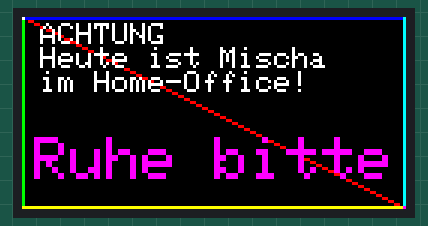
This program was run on a simulated ESP32. Parts: 128×64 colour display.

Above: at 0.1 s.

The program:

main.cpp
```cpp
#include <Arduino.h>

#include <ESP32-HUB75-MatrixPanel-I2S-DMA.h>

#define PANEL_RES_X 64 // Number of pixels wide of each INDIVIDUAL panel module.
#define PANEL_RES_Y 64 // 32     // Number of pixels tall of each INDIVIDUAL panel module.
#define PANEL_CHAIN 2  // Total number of panels chained one to another

// https://github.com/mrcodetastic/ESP32-HUB75-MatrixPanel-DMA?tab=readme-ov-file#2-wiring-the-esp32-to-an-led-matrix-panel
#define R1_PIN 25
#define G1_PIN 26
#define B1_PIN 27
#define R2_PIN 14
#define G2_PIN 12
#define B2_PIN 13

#define A_PIN 23
#define B_PIN 19
#define C_PIN 5
#define D_PIN 17
#define E_PIN 32 // -1 // IMPORTANT: Change to a valid pin if using a 64x64px panel.

#define LAT_PIN 4
#define OE_PIN 15
#define CLK_PIN 16

HUB75_I2S_CFG::i2s_pins _pins = {
    R1_PIN, G1_PIN, B1_PIN,
    R2_PIN, G2_PIN, B2_PIN,
    A_PIN, B_PIN, C_PIN, D_PIN, E_PIN,
    LAT_PIN, OE_PIN, CLK_PIN};

HUB75_I2S_CFG mxconfig(
    PANEL_RES_X, // module width
    PANEL_RES_Y, // module height
    PANEL_CHAIN, // Chain length
    _pins        // pin mapping
);

MatrixPanel_I2S_DMA *dma_display = nullptr;

void setup()
{
  // mxconfig.gpio.e = 18;
  // mxconfig.clkphase = false;
  // mxconfig.driver = HUB75_I2S_CFG::FM6126A;

  // Display Setup
  dma_display = new MatrixPanel_I2S_DMA(mxconfig);
  dma_display->begin();
  dma_display->setBrightness8(90); // 0-255
  dma_display->clearScreen();

  // myGREEN = dma_display->color565(0, 255, 0);
  // dma_display->fillScreen(myGREEN);

  // line red
  dma_display->drawLine(0, 0, dma_display->width() - 1, dma_display->height() - 1, dma_display->color444(15, 0, 0));

  // border
  dma_display->drawLine(0, 0, 0, 63, dma_display->color444(0, 15, 0));
  dma_display->drawLine(0, 0, 127, 0, dma_display->color444(0, 0, 15));
  dma_display->drawLine(127, 63, 0, 63, dma_display->color444(15, 15, 0));
  dma_display->drawLine(127, 63, 127, 0, dma_display->color444(0, 15, 15));

  // Text
  dma_display->setTextSize(1); // size 1 == 8 pixels high
  // dma_display->setTextWrap(false); // Don't wrap at end of line - will do ourselves
  dma_display->setCursor(0, 2); // start at top left, with 8 pixel of spacing
  dma_display->print(" ACHTUNG\n Heute ist Mischa\n im Home-Office!");

  dma_display->setTextSize(2);
  dma_display->setCursor(4, 40);
  dma_display->setTextColor(dma_display->color444(15, 0, 15));
  dma_display->print("Ruhe bitte");

  // End
  dma_display->drawPixel(0, 0, dma_display->color444(15, 15, 15));
  dma_display->drawPixel(dma_display->width() - 1, dma_display->height() - 1, dma_display->color444(15, 0, 15));
}

void loop()
{
}
```
